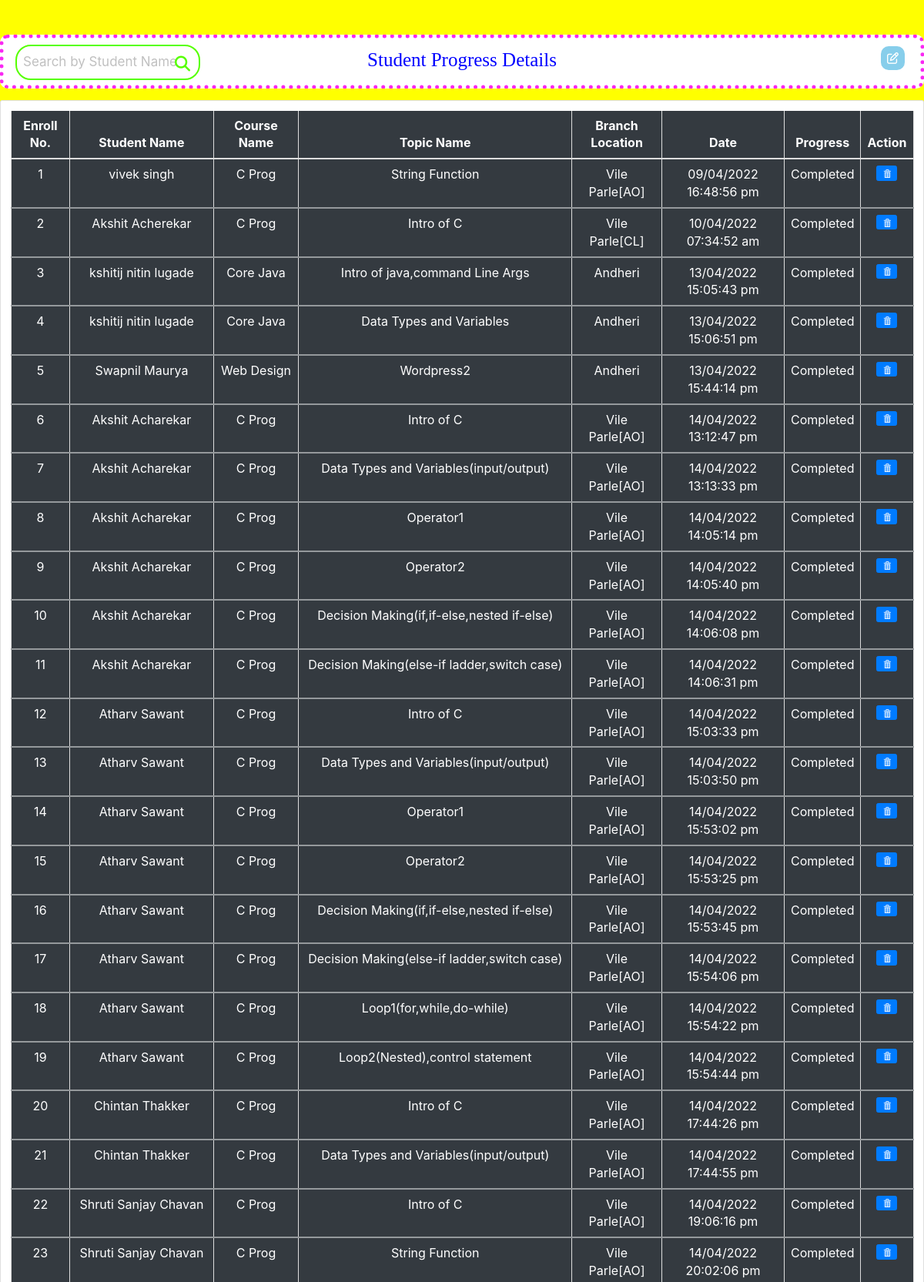
Page /show_record.php (signed in, upper part) on the committed database.
### tables this page shows
CREATE TABLE `record` (
  `id` int(12) NOT NULL,
  `name` varchar(255) NOT NULL,
  `course` varchar(255) NOT NULL,
  `topic` varchar(255) NOT NULL,
  `branch` varchar(255) NOT NULL,
  `dt` varchar(255) NOT NULL,
  `progress` varchar(255) NOT NULL
);

### show_record.php (the view, shortened to what this page needs)
<head>
<link rel="stylesheet" href="https://maxcdn.bootstrapcdn.com/bootstrap/3.4.0/css/bootstrap.min.css">
    <link rel="stylesheet" href="https://stackpath.bootstrapcdn.com/bootstrap/4.2.1/css/bootstrap.min.css">
   <link rel="stylesheet" href="https://cdnjs.cloudflare.com/ajax/libs/font-awesome/4.7.0/css/font-awesome.min.css">
  <link rel="stylesheet" href="https://maxcdn.bootstrapcdn.com/bootstrap/4.4.1/css/bootstrap.min.css">
  <link rel="stylesheet" href="https://cdnjs.cloudflare.com/ajax/libs/font-awesome/4.7.0/css/font-awesome.min.css">
</head>
<?php
$conn=mysqli_connect("localhost","id14567499_mylog","Yashwantghole@123","id14567499_log");
?>
<div class="card" style="border:5px dotted #f928f3;border-radius:10px;">
    <div class="card-body">
        <h1 style="text-align:center;font-family:algerian;color:blue">Student Progress Details</h1>
<a href="update_record.html" title="Update Record" target="link"><i class="fa fa-edit" style="font-size:15px;color:white;background:skyblue;padding:8px;border-radius:10px;position:absolute;right:20px;top:10px"></i></a>
	<div style="position:absolute;top:8px;width:450px;left:-60px;">
	<form action="" method="post" class="example" style="margin:auto;max-width:300px">
  <input name="search" type="search" placeholder="Search by Student Name" style="border-radius:20px;background:white;border:2px solid #56ff00;padding:8px;color:purple"><Button type="submit" name="button" style="border-radius:10px;background:none;border:none;position:relative;color:#56ff00;right:53px;top:5px;font-size:20px"><i class="fa fa-search"></i></Button>
</form></div>
    </div>
</div>
<?php
if(isset($_POST['button'])){
  $search=$_POST['search'];
$result=mysqli_query($conn,"select * from record where name like '%{$search}%'");
?>
<div class="card">
  <div class="card-body">
  <table class="table table-hover table-bordered table-dark">
  <thead>
    <tr align="center">
      <th scope="col">Enroll No.</th>
      <th scope="col">Student Name</th>
      <th scope="col">Course Name</th>
      <th scope="col">Topic Name</th>
      <th scope="col">Branch Location</th>
      <th scope="col">Date</th>
      <th scope="col">Progress</th>
        <th scope="col">Action</th>
    </tr>
  </thead>
<?php
$i=1;
while($row=mysqli_fetch_array($result,MYSQLI_ASSOC))
{
$idn=$row['id'];
$fnn=$row['name'];
$lnn=$row['course'];
$cnn=$row['topic'];
$br=$row['branch'];
$ema=$row['dt'];
$pcnn=$row['progress'];
?>
<tbody>
    <tr align="center">
<td><?php echo $i; ?></td>
<td><?php echo $fnn; ?></td>
<td><?php echo $lnn; ?></td>
<td><?php echo $cnn; ?></td>
<td><?php echo $br; ?></td>
<td><?php echo $ema; ?></td>
<td><?php echo $pcnn; ?></td>
<td>
<a href="delete_record.php?delete=<?php echo $idn; ?>" class="btn btn-primary" onclick="return confirm('Are you sure to delete this record?');"><span class="glyphicon glyphicon-trash"></span></a>
</td>
    </tr>
<script src="https://code.jquery.com/jquery-3.3.1.slim.min.js"></script>
    <script src="https://cdnjs.cloudflare.com/ajax/libs/popper.js/1.14.6/umd/popper.min.js"></script>
    <script src="https://stackpath.bootstrapcdn.com/bootstrap/4.2.1/js/bootstrap.min.js"></script>
<?php
 $i++;
 }
}
else{
    $result=mysqli_query($conn,"select * from record");
?>
<div class="card">
  <div class="card-body">
  <table class="table table-hover table-bordered table-dark">
  <thead>
    <tr align="center">
      <th scope="col">Enroll No.</th>
	  <th scope="col">Student Name</th>
      <th scope="col">Course Name</th>
      <th scope="col">Topic Name</th>
      <th scope="col">Branch Location</th>
      <th scope="col">Date</th>
      <th scope="col">Progress</th>
      <th scope="col">Action</th>
    </tr>
  </thead>
<?php
$i=1;
while($row=mysqli_fetch_array($result,MYSQLI_ASSOC))
{
$idn=$row['id'];
$fnn=$row['name'];
$lnn=$row['course'];
$cnn=$row['topic'];
$br=$row['branch'];
$ema=$row['dt'];
$pcnn=$row['progress'];
?>
<tbody>
    <tr align="center">
      <td><?php echo $i; ?></td>
      <td><?php echo $fnn; ?></td>
<td><?php echo $lnn; ?></td>
<td><?php echo $cnn; ?></td>
<td><?php echo $br; ?></td>
<td><?php echo $ema; ?></td>
<td><?php echo $pcnn; ?></td>
<td>
<a href="delete_record.php?delete=<?php echo $idn; ?>" class="btn btn-primary" onclick="return confirm('Are you sure to delete this record?');"><span class="glyphicon glyphicon-trash"></span></a>
</td>
    </tr>
<?php
 $i++;
 }
}
?>

### show_record.php (style rules this page uses)
* { box-sizing: border-box; }
form.example input[type=search] { padding: 10px; font-size: 17px; border: 1px solid grey; float: left; width: 80%; background: #f1f1f1; }
form.example button { float: left; width: 20%; padding: 10px; background: #2196F3; color: white; font-size: 17px; border: 1px solid grey; border-left: none; cursor: pointer; }
form.example::after { content: ""; clear: both; display: table; }
::placeholder { color:silver; }

### rows in the picture
record: name "vivek singh", course "C Prog", topic "String Function", branch "Vile Parle[AO]", dt "09/04/2022 16:48:56 pm", progress "Completed"
record: name "Akshit Acherekar", course "C Prog", topic "Intro of C", branch "Vile Parle[CL]", dt "10/04/2022 07:34:52 am", progress "Completed"
record: name "kshitij nitin lugade", course "Core Java", topic "Intro of java,command Line Args", branch "Andheri", dt "13/04/2022 15:05:43 pm", progress "Completed"
record: name "kshitij nitin lugade", course "Core Java", topic "Data Types and Variables", branch "Andheri", dt "13/04/2022 15:06:51 pm", progress "Completed"
record: name "Swapnil Maurya", course "Web Design", topic "Wordpress2", branch "Andheri", dt "13/04/2022 15:44:14 pm", progress "Completed"
record: name "Akshit Acharekar", course "C Prog", topic "Intro of C", branch "Vile Parle[AO]", dt "14/04/2022 13:12:47 pm", progress "Completed"
record: name "Akshit Acharekar", course "C Prog", topic "Data Types and Variables(input/output)", branch "Vile Parle[AO]", dt "14/04/2022 13:13:33 pm", progress "Completed"
record: name "Akshit Acharekar", course "C Prog", topic "Operator1", branch "Vile Parle[AO]", dt "14/04/2022 14:05:14 pm", progress "Completed"
record: name "Akshit Acharekar", course "C Prog", topic "Operator2", branch "Vile Parle[AO]", dt "14/04/2022 14:05:40 pm", progress "Completed"
record: name "Akshit Acharekar", course "C Prog", topic "Decision Making(if,if-else,nested if-else)", branch "Vile Parle[AO]", dt "14/04/2022 14:06:08 pm", progress "Completed"
record: name "Akshit Acharekar", course "C Prog", topic "Decision Making(else-if ladder,switch case)", branch "Vile Parle[AO]", dt "14/04/2022 14:06:31 pm", progress "Completed"
record: name "Atharv Sawant", course "C Prog", topic "Intro of C", branch "Vile Parle[AO]", dt "14/04/2022 15:03:33 pm", progress "Completed"
record: name "Atharv Sawant", course "C Prog", topic "Data Types and Variables(input/output)", branch "Vile Parle[AO]", dt "14/04/2022 15:03:50 pm", progress "Completed"
record: name "Atharv Sawant", course "C Prog", topic "Operator1", branch "Vile Parle[AO]", dt "14/04/2022 15:53:02 pm", progress "Completed"
record: name "Atharv Sawant", course "C Prog", topic "Operator2", branch "Vile Parle[AO]", dt "14/04/2022 15:53:25 pm", progress "Completed"
record: name "Atharv Sawant", course "C Prog", topic "Decision Making(if,if-else,nested if-else)", branch "Vile Parle[AO]", dt "14/04/2022 15:53:45 pm", progress "Completed"
record: name "Atharv Sawant", course "C Prog", topic "Decision Making(else-if ladder,switch case)", branch "Vile Parle[AO]", dt "14/04/2022 15:54:06 pm", progress "Completed"
record: name "Atharv Sawant", course "C Prog", topic "Loop1(for,while,do-while)", branch "Vile Parle[AO]", dt "14/04/2022 15:54:22 pm", progress "Completed"
record: name "Atharv Sawant", course "C Prog", topic "Loop2(Nested),control statement", branch "Vile Parle[AO]", dt "14/04/2022 15:54:44 pm", progress "Completed"
record: name "Chintan Thakker", course "C Prog", topic "Intro of C", branch "Vile Parle[AO]", dt "14/04/2022 17:44:26 pm", progress "Completed"
record: name "Chintan Thakker", course "C Prog", topic "Data Types and Variables(input/output)", branch "Vile Parle[AO]", dt "14/04/2022 17:44:55 pm", progress "Completed"
record: name "Shruti Sanjay Chavan", course "C Prog", topic "Intro of C", branch "Vile Parle[AO]", dt "14/04/2022 19:06:16 pm", progress "Completed"
record: name "Shruti Sanjay Chavan", course "C Prog", topic "String Function", branch "Vile Parle[AO]", dt "14/04/2022 20:02:06 pm", progress "Completed"
